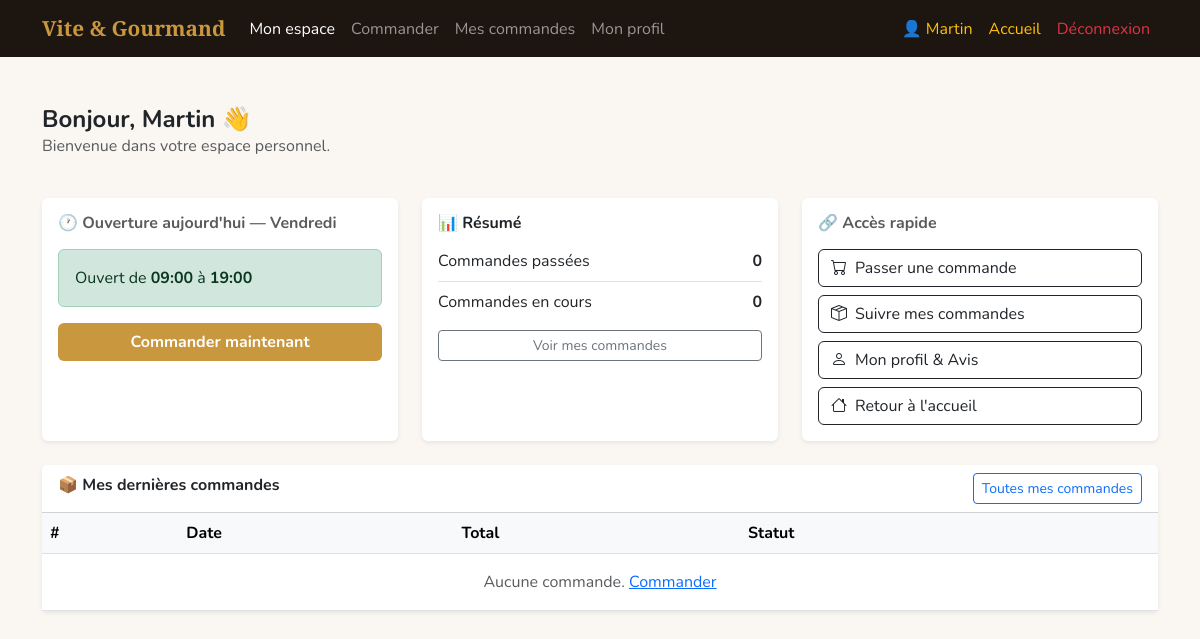
Page /user/dashboard.php (signed in) on the earlier database version.
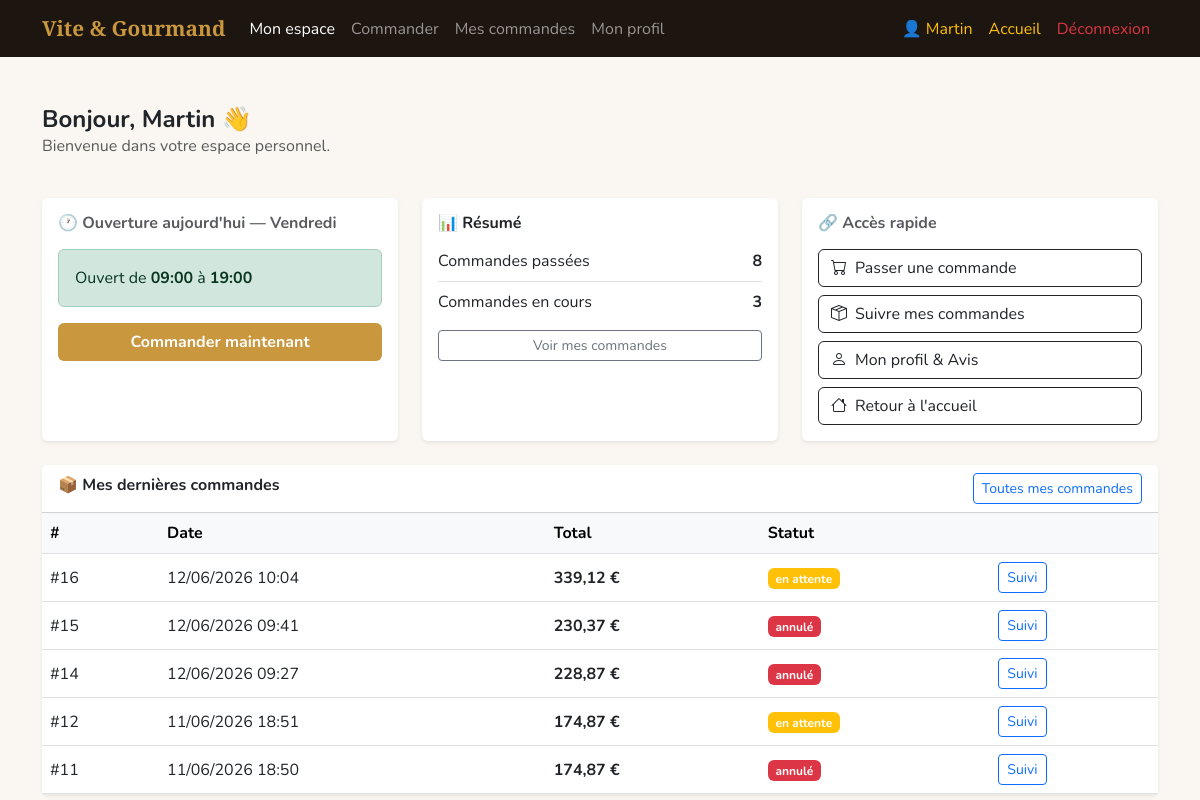
Same page on the later database version.
### tables this page shows
CREATE TABLE `commandes` (
  `id` int(11) NOT NULL,
  `user_id` int(11) NOT NULL,
  `total` decimal(10,2) NOT NULL,
  `statut` varchar(50) DEFAULT 'en attente',
  `notes` text DEFAULT NULL,
  `nb_personnes` int(11) DEFAULT 1,
  `adresse_livraison` text DEFAULT '',
  `km_livraison` decimal(8,2) DEFAULT 0.00,
  `frais_livraison` decimal(8,2) DEFAULT 5.00,
  `remise` decimal(8,2) DEFAULT 0.00,
  `date_evenement` date DEFAULT NULL,
  `created_at` datetime DEFAULT current_timestamp()
);

### user/dashboard.php (the view, shortened to what the changed rows need)
<?php
include __DIR__ . '/../includes/auth.php';
include __DIR__ . '/../includes/db.php';
$stmt = $pdo->prepare("SELECT * FROM commandes WHERE user_id = ? ORDER BY created_at DESC LIMIT 5");
$stmt->execute([$_SESSION['user_id']]);
$mes_cmd = $stmt->fetchAll();
$stmt = $pdo->prepare("SELECT COUNT(*) FROM commandes WHERE user_id = ?");
$stmt->execute([$_SESSION['user_id']]);
$total_cmd = $stmt->fetchColumn();
?>
<!DOCTYPE html>
<html lang="fr">
<head>
    <link rel="stylesheet" href="https://cdn.jsdelivr.net/npm/bootstrap@5.3.0/dist/css/bootstrap.min.css">
    <link rel="stylesheet" href="https://cdn.jsdelivr.net/npm/bootstrap-icons@1.11.0/font/bootstrap-icons.css">
    <link rel="stylesheet" href="../css/global.css">
    <link rel="stylesheet" href="../css/espace.css">
</head>
<body>
    <div class="container mt-4">
        <div class="row g-4">
            <div class="col-md-4">
                <div class="card h-100 border-0 shadow-sm">
                    <div class="card-body">
                            <div class="d-flex justify-content-between align-items-center py-2 border-bottom">
                                <span>Commandes passées</span><strong><?= $total_cmd ?></strong>
                            </div>
                        <?php
                        $en_cours = $pdo->prepare("SELECT COUNT(*) FROM commandes WHERE user_id=? AND statut IN ('en attente','en préparation','prêt')");
                        $en_cours->execute([$_SESSION['user_id']]);
                        $en_cours = $en_cours->fetchColumn();
                        ?>
                        <div class="d-flex justify-content-between align-items-center py-2">
                            <span>Commandes en cours</span>
                            <strong><?= $en_cours ?></strong>
                        </div>
                    </div>
                </div>
            </div>
            <div class="col-12">
                <div class="card border-0 shadow-sm">
                    <div class="card-body p-0">
                        <table class="table table-hover mb-0 align-middle">
                            <thead class="table-light"><tr><th>#</th><th>Date</th><th>Total</th><th>Statut</th><th></th></tr></thead>
                            <tbody>
                                <?php foreach ($mes_cmd as $c): ?>
                                <tr>
                                    <td>#<?= $c['id'] ?></td>
                                    <td><?= date('d/m/Y H:i', strtotime($c['created_at'])) ?></td>
                                    <td class="fw-bold"><?= number_format($c['total'],2,',',' ') ?> €</td>
                                    <td><?= statutBadge($c['statut']) ?></td>
                                    <td><a href="orders.php" class="btn btn-sm btn-outline-primary">Suivi</a></td>
                                </tr>
                                <?php endforeach; ?>
                                <?php if (!$mes_cmd): ?>
                                    <tr>
                                        <td colspan="5" class="text-center text-muted py-3">Aucune commande.
                                            <a href="menu.php">Commander</a>
                                        </td>
                                    </tr>
                                <?php endif; ?>
                            </tbody>
                         </table>
                    </div>
                </div>
            </div>
        </div>
    </div>
</body>
</html>

### includes/auth.php (shortened to what the changed rows need)
<?php
function statutBadge($s) {
    $map = [
        'en attente'                   => 'warning',
        'accepté'                      => 'primary',
        'en préparation'               => 'info',
        'prêt'                         => 'success',
        'livré'                        => 'secondary',
        'annulé'                       => 'danger',
        'en attente du retour de matériel' => 'dark',
    ];
    $class = $map[$s] ?? 'secondary';
    return '<span class="badge bg-' . $class . '">' . htmlspecialchars($s) . '</span>';
}

Differences in the rows shown:
added commandes: id "16", created_at "12/06/2026 10:04", total "339,12", statut "en attente"
added commandes: id "15", created_at "12/06/2026 09:41", total "230,37", statut "annulé"
added commandes: id "14", created_at "12/06/2026 09:27", total "228,87", statut "annulé"
added commandes: id "12", created_at "11/06/2026 18:51", total "174,87", statut "en attente"
added commandes: id "11", created_at "11/06/2026 18:50", total "174,87", statut "annulé"
Other differences:
$total_cmd: "0" → "8"
$en_cours: "0" → "3"
text no longer shown: "Aucune commande. Commander"
